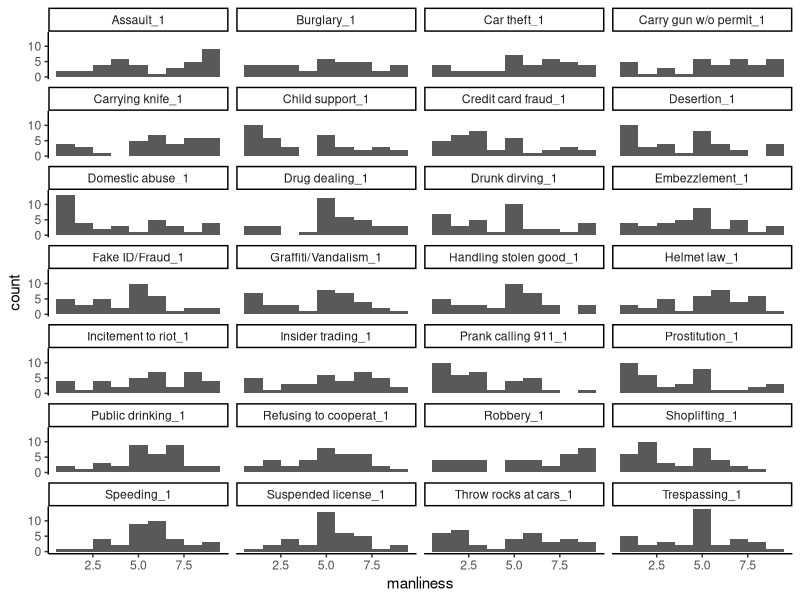

Recreate this plot in R.
## ---- chunk 1
knitr::opts_chunk$set(echo = FALSE)

library(tidyverse)

mci <- read_csv("MCI_raw.csv")

mci_long <- mci %>% 
  gather(key = "crime", value = "manliness", names(mci[6:33]))

## ---- chunk 2

manly_table <- mci_long %>% 
  group_by(crime) %>% 
  summarise(
    mean = mean(manliness, na.rm = TRUE),
    sd = sd(manliness, na.rm = TRUE),
    median = median(manliness, na.rm = TRUE)
  )

knitr::kable(manly_table)

## ---- chunk 3

manly_desc <- manly_table %>% 
  summarise(
    minimum = min(mean),
    maximum = max(mean),
    mean_of_means = mean(mean),
    sd = sd(mean)
  )

knitr::kable(manly_desc)

## ---- chunk 4

ggplot(mci_long,
       aes(
         x = manliness
       )) +
  facet_wrap(~crime,
             nrow = 8) +
  geom_histogram(
    binwidth = 1
  ) +
  theme_classic()

